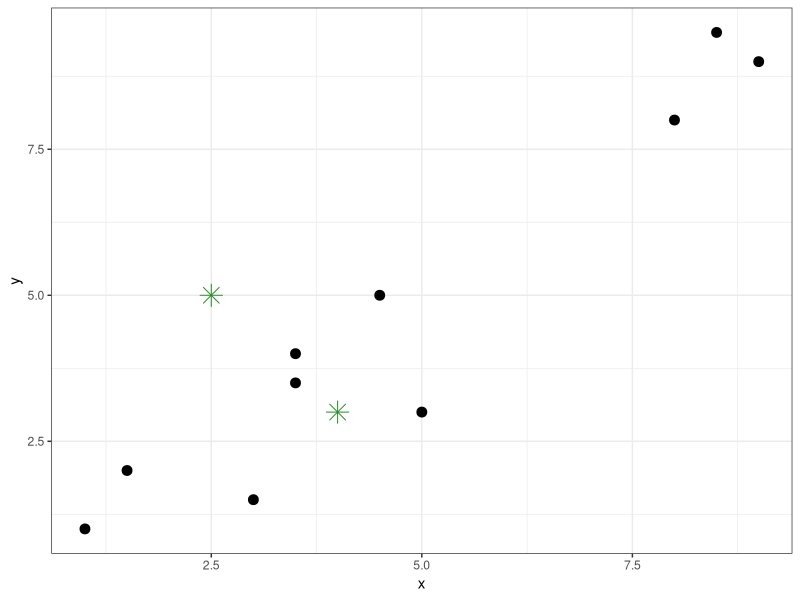
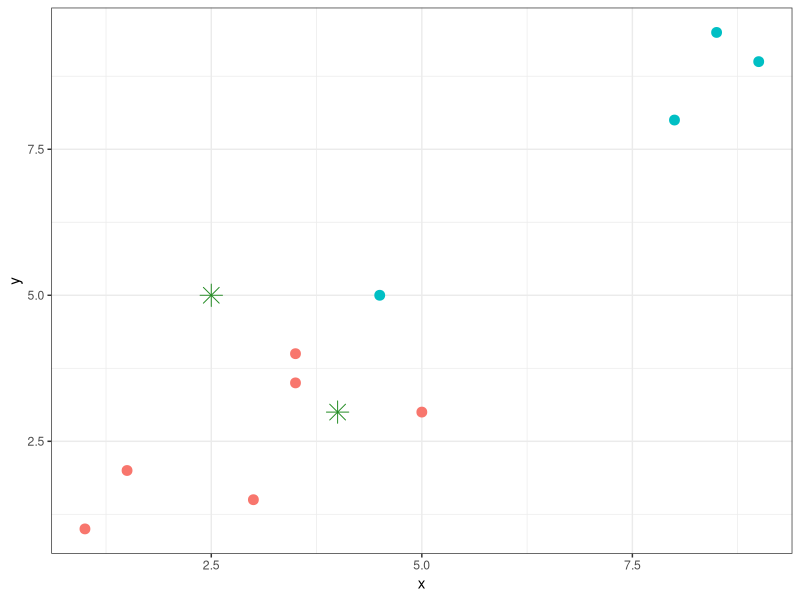
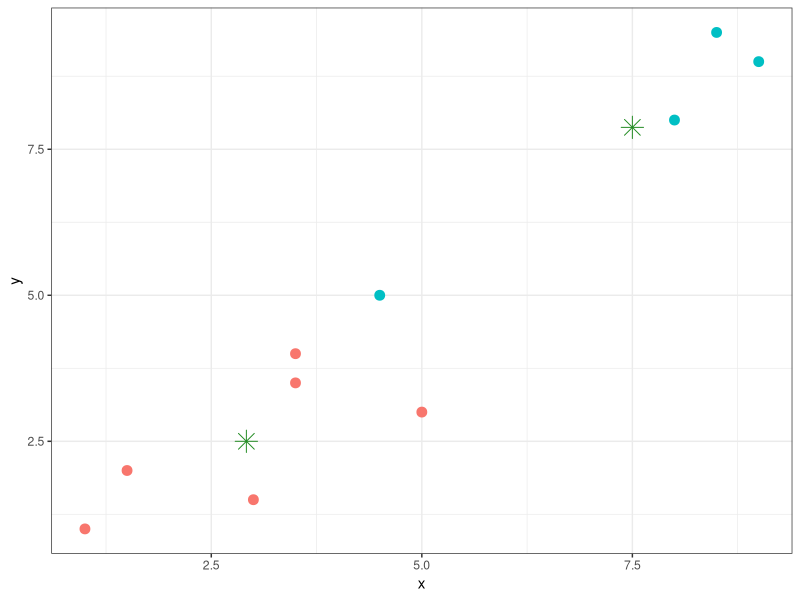
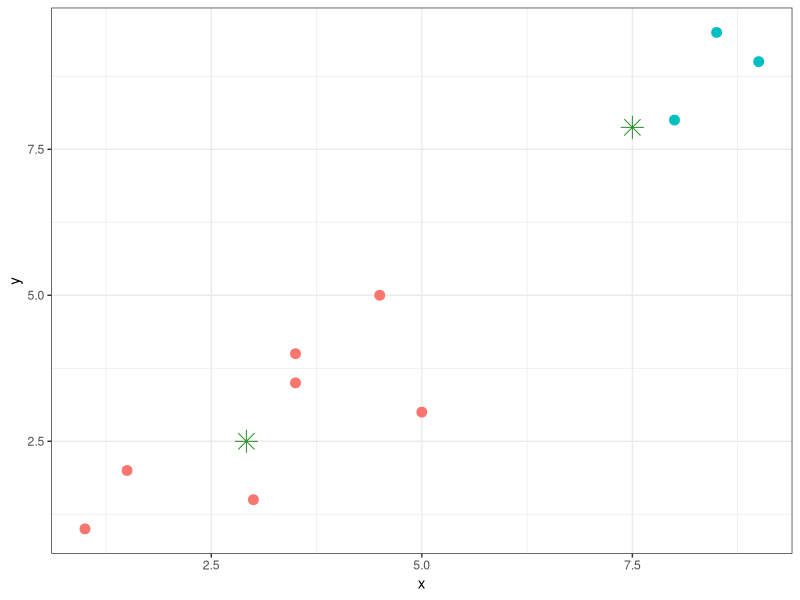
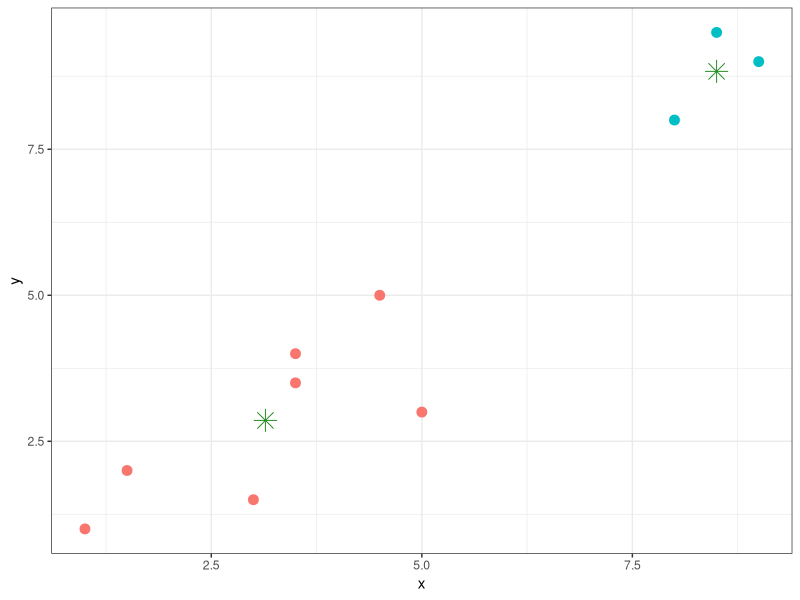
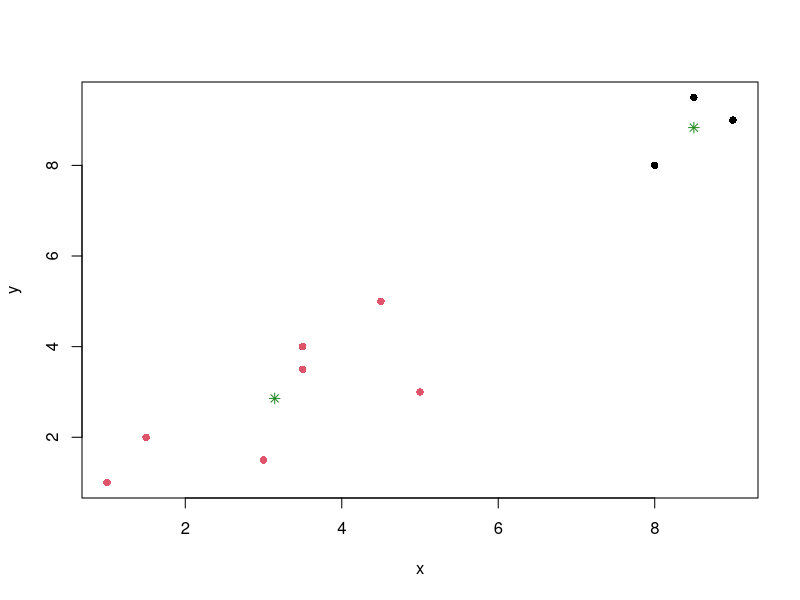

Here is the R script that generated these plots, in order:
# Load libraries
library(ggplot2)

# Generate toy dataset (2D, 10 points)
data <- data.frame(
  x = c(1, 1.5, 3, 5, 3.5, 4.5, 3.5, 8, 9, 8.5),
  y = c(1, 2, 1.5, 3, 4, 5, 3.5, 8, 9, 9.5)
)

# Initial random centroids
initial_centroids <- as.data.frame(matrix(rep(NA, 4), nrow = 2, ncol = 2))
colnames(initial_centroids) <- c('x', 'y')
initial_centroids[1,1] <- 4
initial_centroids[1,2] <- 3
initial_centroids[2,1] <- 2.5
initial_centroids[2,2] <- 5
ggplot(data, aes(x = x, y = y)) +
  geom_point(size = 3) +
  geom_point(data = initial_centroids, aes(x = x, y = y),
             color = "forestgreen", size = 5, shape = 8) +
  theme_bw() +
  theme(legend.position = "none")

# Useful helper function
assign_clusters <- function(data, centroids) {
  distances <- sapply(1:nrow(centroids), function(i) {
    sqrt((data$x - centroids$x[i])^2 + (data$y - centroids$y[i])^2)
  })
  cluster <- apply(distances, 1, which.min)
  return(cluster)
}

# Step 1: Assign points to nearest clusters & visualise

data$cluster <- factor(assign_clusters(data, initial_centroids))

ggplot(data, aes(x = x, y = y, color = cluster)) +
  geom_point(size = 3) +
  geom_point(data = initial_centroids, aes(x = x, y = y),
             color = "forestgreen", size = 5, shape = 8) +
  theme_bw() +
  theme(legend.position = "none")

# Step 2: Compute new centroids & visualise
new_centroids <- aggregate(data[, c("x", "y")], by = list(data$cluster), FUN = mean)
colnames(new_centroids) <- c("cluster", "x", "y")

ggplot(data, aes(x = x, y = y, color = cluster)) +
  geom_point(size = 3) +
  geom_point(data = new_centroids, aes(x = x, y = y),
             color = "forestgreen", size = 5, shape = 8) +
  theme_bw() +
  theme(legend.position = "none")

# Step 3: Update cluster assignment & visualise

data$cluster <- factor(assign_clusters(data, new_centroids[, c("x", "y")]))

ggplot(data, aes(x = x, y = y, color = cluster)) +
  geom_point(size = 3) +
  geom_point(data = new_centroids, aes(x = x, y = y),
             color = "forestgreen", size = 5, shape = 8) +
  theme_bw() +
  theme(legend.position = "none")

# Step 4: Update centroids & visualise

new_centroids <- aggregate(data[, c("x", "y")], by = list(data$cluster), FUN = mean)
colnames(new_centroids) <- c("cluster", "x", "y")

ggplot(data, aes(x = x, y = y, color = cluster)) +
  geom_point(size = 3) +
  geom_point(data = new_centroids, aes(x = x, y = y),
             color = "forestgreen", size = 5, shape = 8) +
  theme_bw() +
  theme(legend.position = "none")

# Alternatively, we can do all of this using the kmeans function!

kmeans_result <- kmeans(x = data[, c(1:2)],
                        centers = 2, # We assume we have 2 clusters
                        iter.max = 10, # We set the max number of iterations to 10
                        nstart = 50) # We use 50 random initialisations

# We can plot the points nad color by cluster assignment
plot(data[, c(1:2)], col = kmeans_result$cluster, pch = 16,
     xlab = 'x', ylab = 'y')

# Let's also add the centroids
points(kmeans_result$centers, pch = 8, col = 'forestgreen')